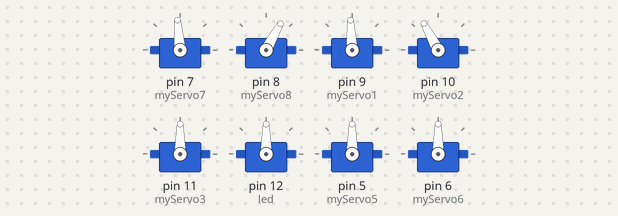
A sketch run on a simulated Arduino Uno, built with avr-gcc and run on an emulated ATmega328P. Parts: 8 × servo.

Above: at 2.05 s.
At 3.15 s:
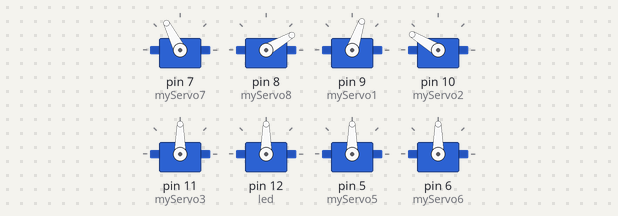
At 4.3 s:
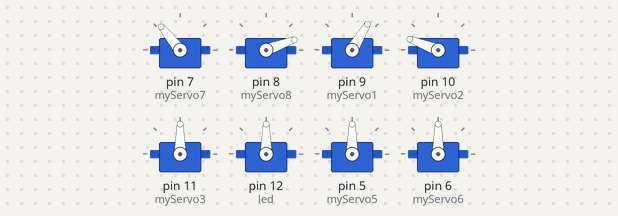
At 6.55 s:
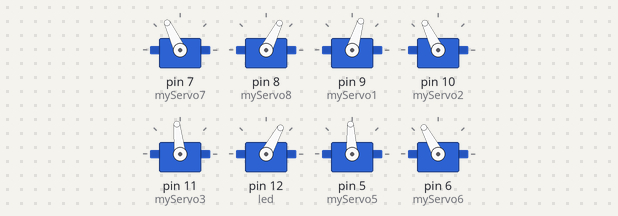
At 8.8 s:
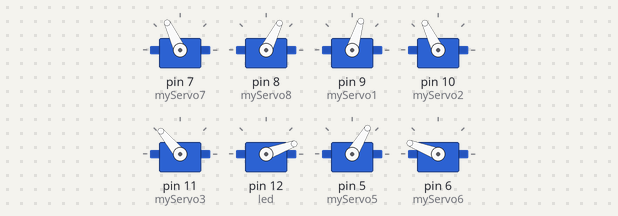
At 11.05 s:
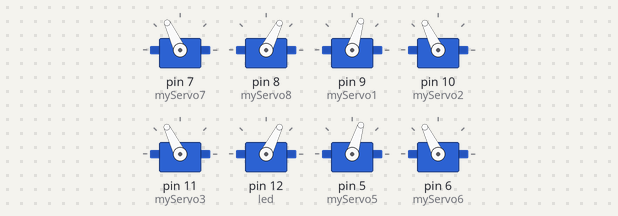
Timing chart, 0 to 13.8 s (numbered marks = the images above):
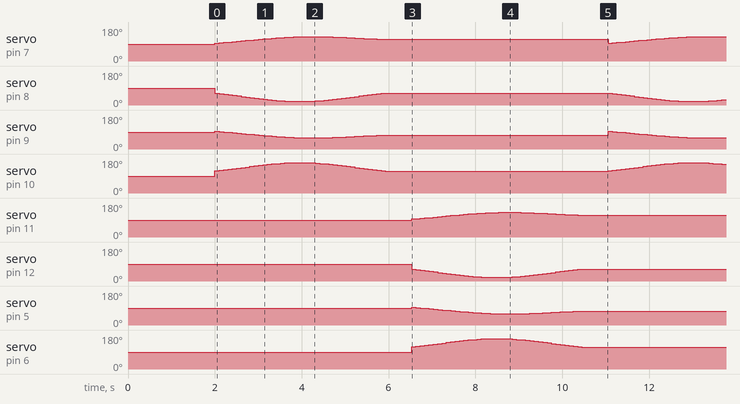

The sketch:

Boston_dynamics.ino
```cpp
#include <Servo.h>
#include <math.h>

Servo myServo1;
Servo myServo2;
Servo myServo3;
Servo myServo4;
Servo myServo5;
Servo myServo6;
Servo myServo7;
Servo myServo8;
double angle1;
double angle2;
double angle3;
double angle4;
double angle5;
double angle6;
double angle7;
double angle8;
float t,t1,t2,t3;
int i = 1;
int j = 1;
int k = 1;
int l = 1;
int light = 1;
int led = 12;


void setup() {
  // put your setup code here, to run once:
  myServo7.attach(7);
  myServo8.attach(8);
  myServo1.attach(9);
  myServo2.attach(10);
  myServo3.attach(11);
  myServo4.attach(12);
  myServo5.attach(5);
  myServo6.attach(6);
  pinMode(led, OUTPUT);
  Serial.begin(9600);

  myServo1.write(90);
  myServo2.write(90);
  myServo3.write(90);
  myServo4.write(90);
  myServo5.write(90);
  myServo6.write(90);
  myServo7.write(90);
  myServo8.write(90);
  delay(2000);

}

void loop()
{

//LH & RF
  for (i = 1; i <= 40; i++)
  {
    t = 0.1 * i;
    angle1 = -1.0716 * t * t * t * t + 8.7613* t * t * t - 16.503* t * t - 10.866 * t + 95;
    angle2 = 1.8772 * t * t * t * t - 15.014 * t * t * t + 26.59 * t * t + 13.74 * t + 116.9;
    angle7 = 1.0716 * t * t * t * t - 8.7613* t * t * t + 16.503* t * t + 10.866 * t + 94;
    angle8 = -1.8772 * t * t * t * t + 15.014 * t * t* t - 26.59 * t * t - 13.74 * t + 63.102;
    myServo1.write(angle1);
    myServo2.write(angle2);
    myServo7.write(angle7);
    myServo8.write(angle8);
    delay(100);
  }
  delay(500);

  //RH & LF
  for (k = 1; k <= 40; k++)
  {
    t = 0.1 * k;
    angle3 = 1.0716 * t * t * t * t - 8.7613* t * t * t + 16.503* t * t + 10.866 * t + 95;
    angle4 = -1.8772 * t * t * t * t + 15.014 * t * t * t - 26.59 * t * t - 13.74 * t + 63.102;
    angle5 = -1.0716 * t * t * t * t + 8.7613* t * t * t - 16.503* t * t - 10.866 * t + 95;
    angle6 = 1.8772 * t * t * t * t - 15.014 * t * t * t + 26.59 * t * t + 13.74 * t + 116.9;
    myServo3.write(angle3);
    myServo4.write(angle4);
    myServo5.write(angle5);
    myServo6.write(angle6);
    delay(100);
  }
  delay(500);

}
```
